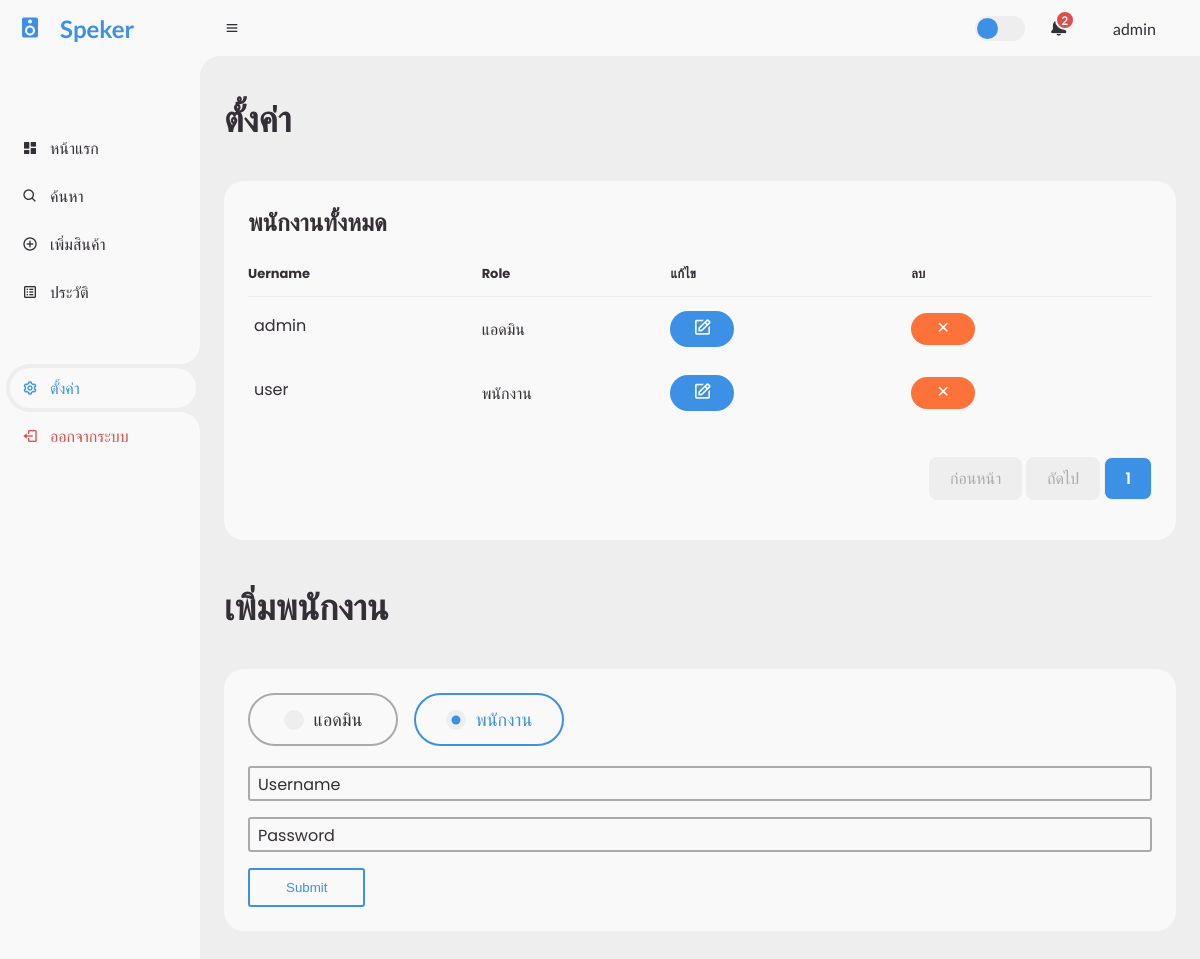
The page /setting.php (signed in) on the database as committed earlier.
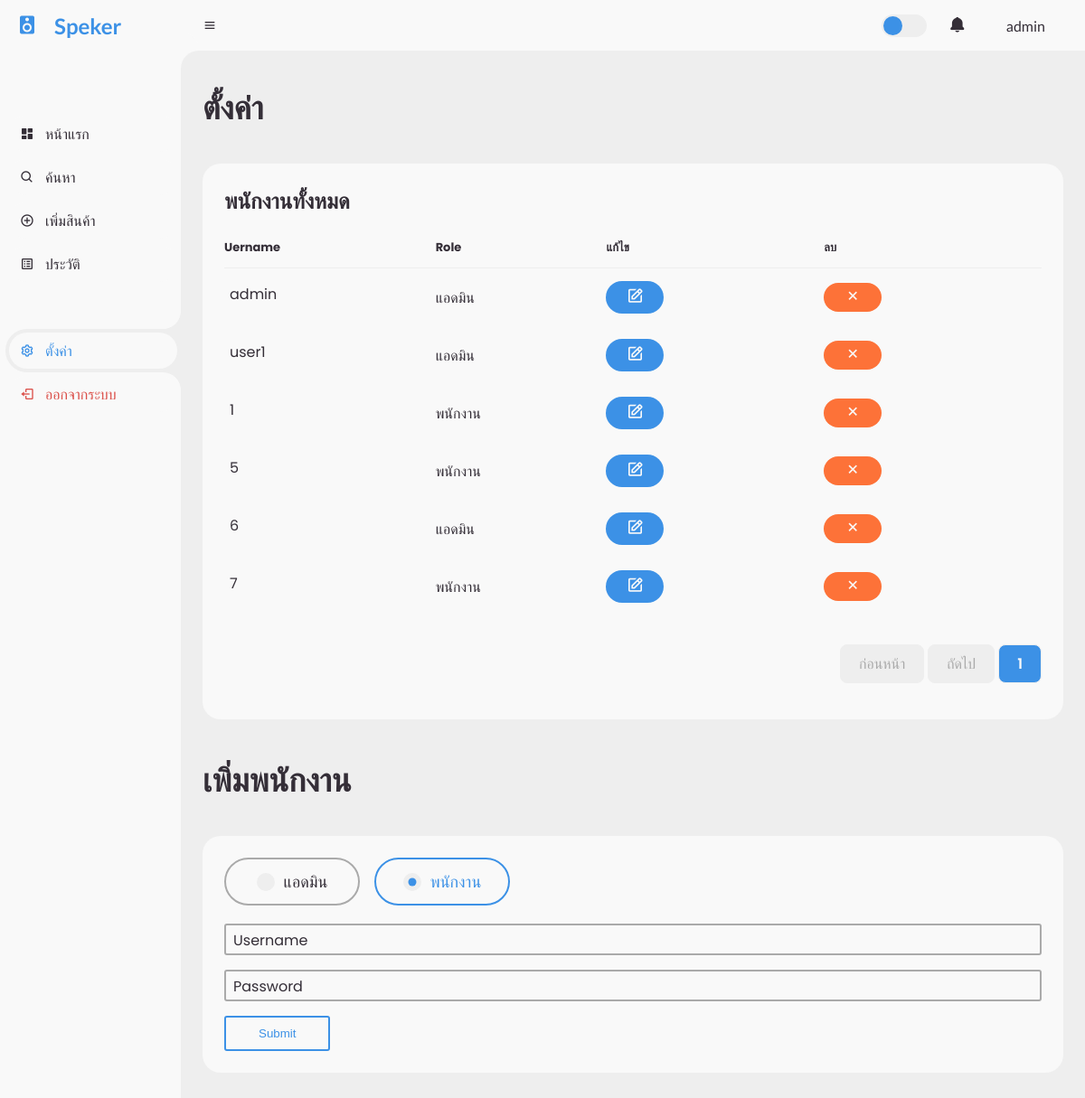
The same page on the database as committed later.
### tables this page shows
CREATE TABLE `account` (
  `id` int(11) NOT NULL,
  `username` varchar(20) NOT NULL,
  `password` varchar(30) NOT NULL,
  `role` int(1) NOT NULL
);

### function/notification.php (called while the page is built)
<?php
  include('./config/connect.php');
  $sql10 = "SELECT COUNT(*) as total FROM log WHERE log.read = 0";
  $query10 = mysqli_query($connect, $sql10);
  $data10 = mysqli_fetch_assoc($query10);
  $amount = $data10['total'];
?>

### setting.php (the view, shortened to what the changed rows need)
<?php
  include('./config/connect.php');
  $id = $_SESSION['id'];
  if (!$id) {
    header( "location: login.php" );
    exit(0);
  } else {
    $role = $_SESSION['role'];
  }
  $perpage = 10;
  $page = 1;
  if (isset($_GET['page'])) {
    $page = $_GET['page'];
  } else {
    $page = 1;
  }
  $start = ($page - 1) * $perpage;
  $sql = "SELECT * FROM account limit $start,$perpage";
  $query = mysqli_query($connect, $sql);
  $sql2 = "SELECT COUNT(*) as total FROM account";
  $query2 = mysqli_query($connect, $sql2);
  $data2 = mysqli_fetch_assoc($query2);
  $total_page = ceil($data2['total'] / $perpage);
  if ($role == 0) {
    include('./function/notification.php');
  }
?>
<!DOCTYPE html>
<html lang="en">
<head>
  <link href="https://unpkg.com/boxicons@2.0.9/css/boxicons.min.css" rel="stylesheet" />
  <link rel="stylesheet" href="./css/style.css" />
</head>
<body>
  <section id="content">
    <nav>
      <?php
        if ($role == 0) {
      ?>
      <a href="notification.php" class="notification">
        <i class="bx bxs-bell"></i>
        <?php
         if ($amount > 0) {
          echo "<span class='num'>$amount</span>";
         }
        ?>
      </a>
      <?php } ?>
    </nav>
    <main>
      <div class="head-title">
        <div class="left">
          <h1>ตั้งค่า</h1>
        </div>
      </div>
      <div class="table-data">
        <div class="order">
          <table>
            <thead>
              <tr>
                <th>Uername</th>
                <th>Role</th>
                <th>แก้ไข</th>
                <th>ลบ</th>
              </tr>
            </thead>
            <tbody>
              <?php
                while ($data = mysqli_fetch_array($query)) {
              ?>
              <tr>
                <td><?php echo "$data[username]"; ?></td>
                <td><?php
                  $role = "พนักงาน";
                  if ($data['role'] == 0) {
                    $role = "แอดมิน";
                  }
                  echo "$role";
                ?></td>
                <td>
                  <?php echo "<a href='edit_setting.php?id=$data[id]' class='completed'><i class='bx bx-edit'></i></a>"; ?>
                </td>
                <td>
                  <button type="button"
                    onclick="onPopup('<?php echo $data['username'];?>', '<?php echo 'delete_setting.php?id='.$data['id'];?>')"
                    class="pending"><i class='bx bx-x'></i></a></button>
                </td>
              </tr>
              <?php } ?>
            </tbody>
          </table>
          <div>
            <ul class="page">
              <?php
                if ($total_page < 7) {
                  for ($i = 1 ; $i <= $total_page; $i++) {
                    if ($i == $page) {
                      echo "<a href='index.php?page=$i' class='active'><li>$i</li></a>";
                    } else {
                      echo "<a href='index.php?page=$i'><li>$i</li></a>";
                    }
                  }
                }
              ?>
            </ul>
          </div>
        </div>
      </div>
      <div class="head-title" style="margin-top: 40px;">
        <div class="left">
          <h1>เพิ่มพนักงาน</h1>
        </div>
      </div>
    </main>
  </section>
</body>
</html>

Rows that differ between the two databases and show on the page:
changed account: username "user" → "user1"; role "พนักงาน" → "แอดมิน"
added account: username "1", role "พนักงาน"
added account: username "5", role "พนักงาน"
added account: username "6", role "แอดมิน"
added account: username "7", role "พนักงาน"
Other text that changed with them:
$amount: "2" → (not shown)
